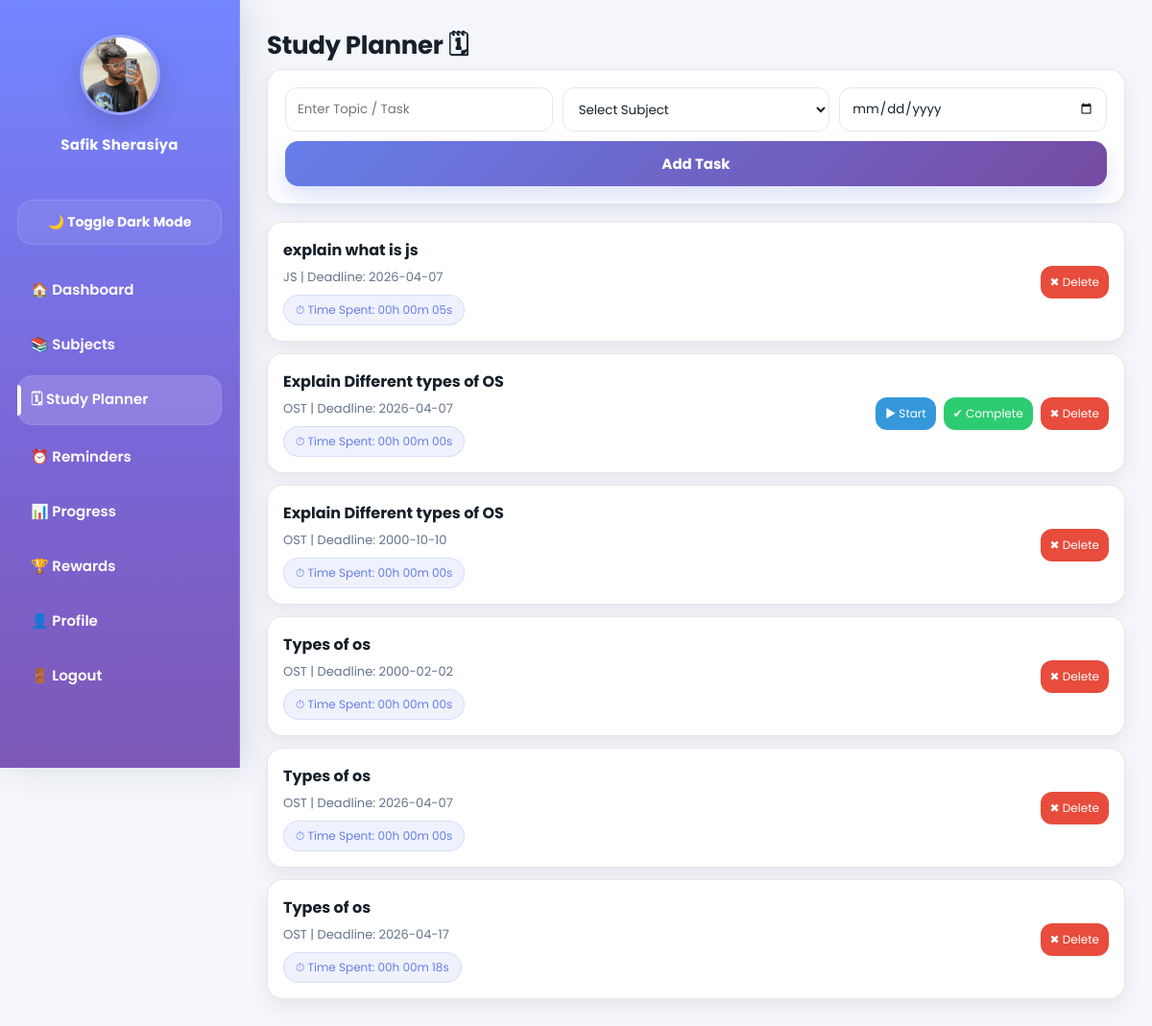
The app's page /study_planner/planner.php (signed in) with its own data.
### tables this page shows
CREATE TABLE `users` (
  `id` int(11) NOT NULL,
  `name` varchar(100) NOT NULL,
  `email` varchar(100) NOT NULL,
  `password` varchar(255) NOT NULL,
  `created_at` timestamp NOT NULL DEFAULT current_timestamp(),
  `phone` varchar(20) DEFAULT NULL,
  `profile_pic` varchar(255) DEFAULT NULL,
  `points` int(11) NOT NULL DEFAULT 0,
  `badge` varchar(50) DEFAULT 'Beginner'
);

CREATE TABLE `tasks` (
  `id` int(11) NOT NULL,
  `user_id` int(11) NOT NULL,
  `subject_id` int(11) NOT NULL,
  `task_name` varchar(255) NOT NULL,
  `deadline` date NOT NULL,
  `status` enum('pending','completed') DEFAULT 'pending',
  `created_at` timestamp NOT NULL DEFAULT current_timestamp(),
  `completed_at` datetime DEFAULT NULL
);

CREATE TABLE `subjects` (
  `id` int(11) NOT NULL,
  `user_id` int(11) NOT NULL,
  `name` varchar(100) NOT NULL,
  `created_at` timestamp NOT NULL DEFAULT current_timestamp(),
  `priority` enum('high','medium','low') NOT NULL
);

### study_planner/planner.php (the view, shortened to what this page needs)
<?php
include("config.php");
$user_id = (int)$_SESSION['user_id'];
$stmt = $conn->prepare("SELECT id, task_id, start_time FROM study_sessions WHERE user_id=? AND end_time IS NULL LIMIT 1");
$stmt->bind_param("i", $user_id);
$stmt->execute();
$activeSession = $stmt->get_result()->fetch_assoc();
$stmt = $conn->prepare("
    SELECT
      tasks.*,
      subjects.name AS subject_name,
      IFNULL(SUM(study_sessions.duration_seconds),0) AS total_seconds
    FROM tasks
    JOIN subjects ON tasks.subject_id = subjects.id
    LEFT JOIN study_sessions
      ON study_sessions.task_id = tasks.id
     AND study_sessions.user_id = tasks.user_id
     AND study_sessions.end_time IS NOT NULL
    WHERE tasks.user_id=?
    GROUP BY tasks.id
    ORDER BY tasks.id DESC
");
$stmt->bind_param("i", $user_id);
$stmt->execute();
$tasks = $stmt->get_result();
function formatTime($seconds){
    $h = floor($seconds/3600);
    $m = floor(($seconds%3600)/60);
    $s = $seconds%60;
    return sprintf("%02dh %02dm %02ds", $h,$m,$s);
}
?>
<!DOCTYPE html>
<html lang="en">
<head>
<link rel="stylesheet" href="css/style.css?v=2">
</head>
<body class="dashboard-page">
<?php include("sidebar.php"); ?>
<div class="main">
  <h1>Study Planner 🗓</h1>
  <div class="form-card">
    <form method="POST">
      <input type="text" name="task_name" placeholder="Enter Topic / Task" required>
      <select name="subject_id" required>
        <option value="">Select Subject</option>
      </select>
      <input type="date" name="deadline" min="<?php echo date('Y-m-d'); ?>" required>
      <button class="btn" name="add_task">Add Task</button>
    </form>
  </div>
  <div class="task-list">
    <?php while($row = $tasks->fetch_assoc()){
      $isRunningThisTask = ($activeSession && (int)$activeSession['task_id'] === (int)$row['id']);
      $runningOtherTask  = ($activeSession && !$isRunningThisTask);
      $taskSeconds = (int)$row['total_seconds'];
    ?>
      <div class="task-card">
        <div class="task-info">
          <h3><?php echo htmlspecialchars($row['task_name']); ?></h3>
          <p><?php echo htmlspecialchars($row['subject_name']); ?> | Deadline: <?php echo htmlspecialchars($row['deadline']); ?></p>
          <div class="timer-chip">
            ⏱ Time Spent: <?php echo formatTime($taskSeconds); ?>
          </div>
        </div>
        <div class="task-actions">
  <?php if($row['status'] == 'completed'){ ?>
  <span class="action-btn disabled">✔ Completed</span>
<?php } else { ?>
  <?php if($isRunningThisTask){ ?>
    <a class="action-btn stop-btn" href="?stop=<?php echo (int)$activeSession['id']; ?>">⏹ Stop</a>
  <?php } else { ?>
    <a class="action-btn start-btn <?php echo $runningOtherTask ? 'disabled' : ''; ?>"
       href="?start=<?php echo (int)$row['id']; ?>">▶ Start</a>
  <?php } ?>
  <a class="action-btn complete-btn" href="?complete=<?php echo (int)$row['id']; ?>">✔ Complete</a>
<?php } ?>
  <a class="action-btn task-delete-btn" href="?delete=<?php echo (int)$row['id']; ?>" onclick="return confirm('Delete this task?')">✖ Delete</a>
</div>
      </div>
    <?php } ?>
  </div>
</div>
</body>
</html>

### study_planner/sidebar.php (shortened to what this page needs)
<?php
include("config.php");
$user_id = (int) $_SESSION['user_id'];
$current_page = basename($_SERVER['PHP_SELF']);
$stmt = $conn->prepare("SELECT profile_pic, name FROM users WHERE id=? LIMIT 1");
$stmt->bind_param("i", $user_id);
$stmt->execute();
$user = $stmt->get_result()->fetch_assoc();
function activeLink($page, $current_page) {
    return $page === $current_page ? 'active' : '';
}
?>
<div class="sidebar">
    <div class="profile-box">
        <?php if (!empty($user['profile_pic']) && file_exists("uploads/" . $user['profile_pic'])) { ?>
            <img src="uploads/<?php echo htmlspecialchars($user['profile_pic']); ?>" alt="Profile">
        <?php } else { ?>
            <img src="default.png" alt="Profile">
        <?php } ?>
        <h3><?php echo htmlspecialchars($user['name'] ?? 'User'); ?></h3>
    </div>
    <button id="darkToggleBtn" class="theme-btn">🌙 Toggle Dark Mode</button>
    <a href="dashboard.php" class="<?php echo activeLink('dashboard.php', $current_page); ?>">🏠 Dashboard</a>
<a href="subject.php" class="<?php echo activeLink('subject.php', $current_page); ?>">📚 Subjects</a>
<a href="planner.php" class="<?php echo activeLink('planner.php', $current_page); ?>">🗓 Study Planner</a>
<a href="reminders.php" class="<?php echo activeLink('reminders.php', $current_page); ?>">⏰ Reminders</a>
<a href="progress.php" class="<?php echo activeLink('progress.php', $current_page); ?>">📊 Progress</a>
<a href="rewards.php" class="<?php echo activeLink('rewards.php', $current_page); ?>">🏆 Rewards</a>
<a href="profile.php" class="<?php echo activeLink('profile.php', $current_page); ?>">👤 Profile</a>
<a href="logout.php">🚪 Logout</a>
</div>

### records on screen
users: profile_pic (picture), name "Safik Sherasiya"
tasks: task_name "explain what is js", subject.name "JS", deadline "2026-04-07", taskSeconds "00h 00m 05s"
tasks: task_name "Explain Different types of OS", subject.name "OST", deadline "2026-04-07", taskSeconds "00h 00m 00s"
tasks: task_name "Explain Different types of OS", subject.name "OST", deadline "2000-10-10", taskSeconds "00h 00m 00s"
tasks: task_name "Types of os", subject.name "OST", deadline "2000-02-02", taskSeconds "00h 00m 00s"
tasks: task_name "Types of os", subject.name "OST", deadline "2026-04-07", taskSeconds "00h 00m 00s"
tasks: task_name "Types of os", subject.name "OST", deadline "2026-04-17", taskSeconds "00h 00m 18s"
